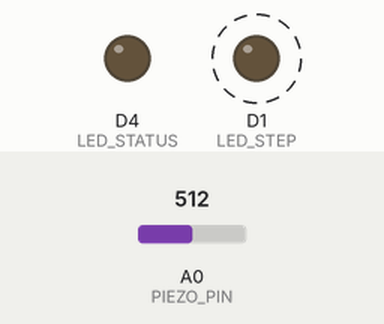
Recording of a sketch running on a simulated ESP8266 (NodeMCU). Parts: output pins drawn as LEDs (lit = HIGH). Dashed ring = blinking. Inputs (shaded band) come from the test bench; at power-on: A0 (PIEZO_PIN) = 512. WiFi joins after 1.5 s; servers stay silent unless stated; no MQTT or app messages arrive unless stated; what the sketch prints to the serial monitor is not drawn.

Above: at 2.7 s.
2.8 s: A0 (PIEZO_PIN) set to 163
5.8 s: A0 (PIEZO_PIN) set to 135
At 6.8 s:
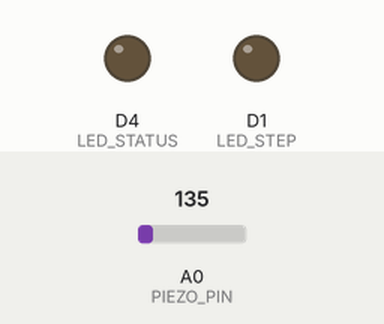
7.3 s: A0 (PIEZO_PIN) set to 160
At 10.2 s:
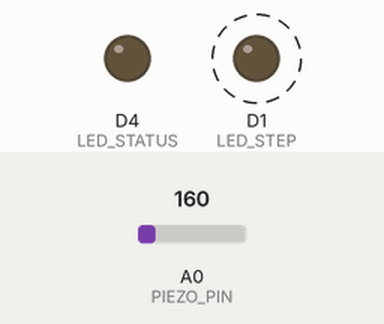
10.3 s: A0 (PIEZO_PIN) set to 140
At 10.9 s:
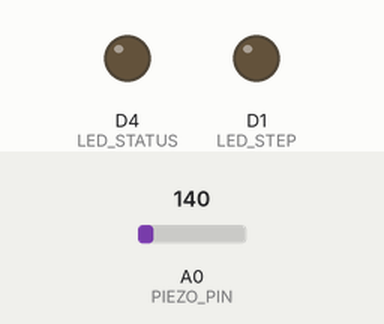
Timing chart, 0 to 12.8 s (numbered marks = the images above; inputs shaded):
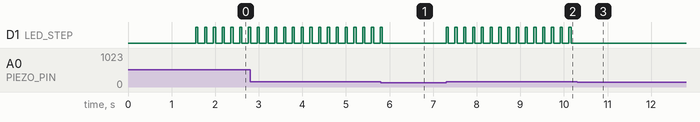

Measured:
- the behaviour switches between 151 and 150 on A0 (PIEZO_PIN) (found by bisection; images 0 and 1)
- after the input at 5.8 s, D1 (LED_STEP): goes on until 5.8 s, then stays LOW
- after the input at 7.3 s, D1 (LED_STEP): alternates HIGH for 0.05 s and LOW for 0.15 s, starting at once
- after the input at 10.3 s, D1 (LED_STEP): stops changing and stays LOW
- by itself, D1 (LED_STEP): alternates HIGH for 0.05 s and LOW for 0.15 s

The sketch:

energy_tile.ino
```cpp
/*
 * ============================================================================
 * ECOVERSE 360 — Piezoelectric Energy Harvesting Tile
 * ESP8266 + Piezo Sensor + Step Counter + Energy Estimation
 *
 * Monitors: Footstep impacts, energy generated, step count
 * Sends data via MQTT every 60 seconds.
 * ============================================================================
 */

#include <ESP8266WiFi.h>
#include <PubSubClient.h>
#include <ArduinoJson.h>

// ── Configuration ───────────────────────────────────────────────────────

const char* WIFI_SSID      = "YOUR_WIFI_SSID";
const char* WIFI_PASSWORD   = "YOUR_WIFI_PASSWORD";
const char* MQTT_SERVER     = "YOUR_MQTT_BROKER_IP";
const char* DEVICE_ID       = "TILE-001";
const char* LOCATION        = "Main Corridor A";

String TOPIC_DATA = String("ecoverse/energy/tiles/") + DEVICE_ID;

// ── Hardware Pins ───────────────────────────────────────────────────────

#define PIEZO_PIN           A0      // Piezo analog output
#define LED_STEP            D1      // Blink on step
#define LED_STATUS          D4      // Status LED

// ── Constants ───────────────────────────────────────────────────────────

#define REPORT_INTERVAL_MS      60000   // Report every 60 seconds
#define STEP_THRESHOLD          150     // ADC threshold for a step
#define DEBOUNCE_MS             200     // Debounce between steps
#define ENERGY_PER_STEP_MJ      0.005   // Millijoules per step (typical piezo)
#define SAMPLE_RATE_US          1000    // 1ms sampling

// ── State ───────────────────────────────────────────────────────────────

WiFiClient wifiClient;
PubSubClient mqtt(wifiClient);

volatile unsigned long stepCount = 0;
volatile unsigned long sessionSteps = 0;
volatile float totalEnergy = 0;        // mJ accumulated
unsigned long lastReportTime = 0;
unsigned long lastStepTime = 0;
unsigned long peakForce = 0;
unsigned long intervalSteps = 0;
float intervalEnergy = 0;

// ── Setup ───────────────────────────────────────────────────────────────

void setup() {
    Serial.begin(115200);
    Serial.println("\n=== ECOVERSE 360 — Energy Tile ===");
    Serial.printf("Device: %s | Location: %s\n", DEVICE_ID, LOCATION);

    pinMode(LED_STEP, OUTPUT);
    pinMode(LED_STATUS, OUTPUT);
    digitalWrite(LED_STEP, LOW);

    connectWiFi();
    mqtt.setServer(MQTT_SERVER, 1883);
    connectMQTT();

    lastReportTime = millis();
}

// ── Main Loop ───────────────────────────────────────────────────────────

void loop() {
    if (!mqtt.connected()) connectMQTT();
    mqtt.loop();

    // --- Continuous piezo sampling ---
    int piezoValue = analogRead(PIEZO_PIN);

    if (piezoValue > STEP_THRESHOLD && (millis() - lastStepTime) > DEBOUNCE_MS) {
        lastStepTime = millis();
        stepCount++;
        sessionSteps++;
        intervalSteps++;

        // Energy estimation based on impact magnitude
        float impactRatio = (float)piezoValue / 1023.0;
        float energy = ENERGY_PER_STEP_MJ * impactRatio * 2.0;  // Scale by impact
        totalEnergy += energy;
        intervalEnergy += energy;

        if ((unsigned long)piezoValue > peakForce) peakForce = piezoValue;

        // Visual feedback
        digitalWrite(LED_STEP, HIGH);
        delay(50);
        digitalWrite(LED_STEP, LOW);
    }

    // --- Periodic MQTT Report ---
    if (millis() - lastReportTime >= REPORT_INTERVAL_MS) {
        publishReport();
        lastReportTime = millis();
    }

    delayMicroseconds(SAMPLE_RATE_US);
}

// ── Reporting ───────────────────────────────────────────────────────────

void publishReport() {
    float stepsPerMinute = intervalSteps;  // Already 1-min interval
    float energyWh = totalEnergy / 3600000.0;  // mJ → Wh
    float intervalEnergyWh = intervalEnergy / 3600000.0;

    StaticJsonDocument<320> doc;
    doc["device_id"] = DEVICE_ID;
    doc["type"] = "energy_tile";
    doc["location"] = LOCATION;

    JsonObject readings = doc.createNestedObject("readings");
    readings["steps_total"] = stepCount;
    readings["steps_interval"] = intervalSteps;
    readings["steps_per_minute"] = stepsPerMinute;
    readings["energy_total_mj"] = round(totalEnergy * 100) / 100.0;
    readings["energy_total_wh"] = round(energyWh * 10000) / 10000.0;
    readings["energy_interval_mj"] = round(intervalEnergy * 100) / 100.0;
    readings["peak_force"] = peakForce;

    // Traffic density classification
    const char* density;
    if (stepsPerMinute > 30) density = "very_high";
    else if (stepsPerMinute > 15) density = "high";
    else if (stepsPerMinute > 5) density = "medium";
    else if (stepsPerMinute > 0) density = "low";
    else density = "none";
    readings["traffic_density"] = density;

    char payload[320];
    serializeJson(doc, payload);
    mqtt.publish(TOPIC_DATA.c_str(), payload, true);

    Serial.printf("Steps: %lu (+%lu) | Energy: %.4f Wh | Traffic: %s | Peak: %lu\n",
        stepCount, intervalSteps, energyWh, density, peakForce);

    // Reset interval counters
    intervalSteps = 0;
    intervalEnergy = 0;
    peakForce = 0;
}

// ── Connection Functions ────────────────────────────────────────────────

void connectWiFi() {
    WiFi.begin(WIFI_SSID, WIFI_PASSWORD);
    while (WiFi.status() != WL_CONNECTED) { delay(500); }
    Serial.printf("WiFi: %s\n", WiFi.localIP().toString().c_str());
}

void connectMQTT() {
    while (!mqtt.connected()) {
        if (mqtt.connect(DEVICE_ID, "ecoverse", "ecoverse360")) break;
        delay(2000);
    }
}
```
